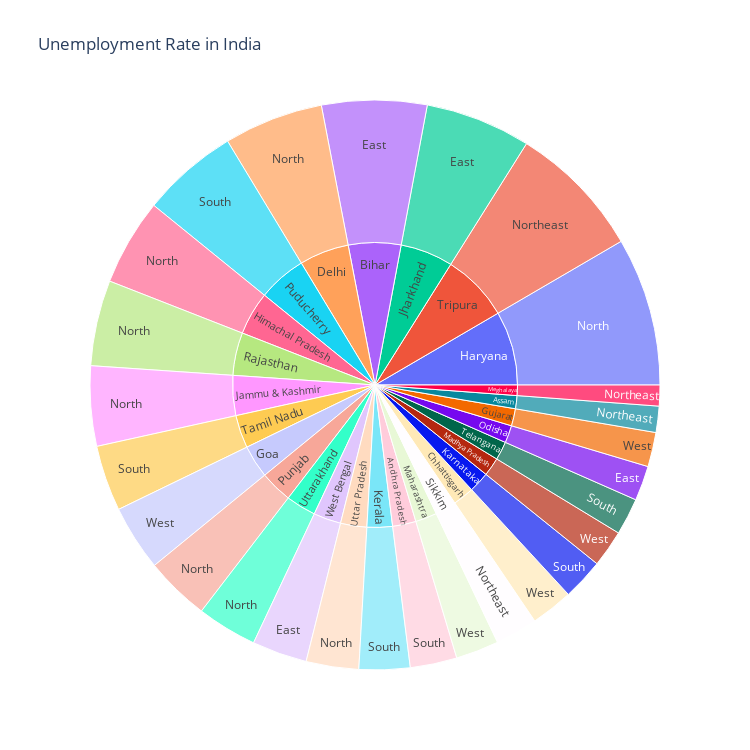

Notebook code cell kept with this figure:
### Code cell
unempRate = dataset[["States", "Region", "Estimated Unemployment Rate"]]
Rate_plot = px.sunburst(unempRate, path=["States", "Region"], 
                     values="Estimated Unemployment Rate", 
                     width=750, height=750, color_continuous_scale="RdY1Gn", 
                     title="Unemployment Rate in India")
Rate_plot.show()

### Figure 1 — Plotly figure (JSON) as saved in the notebook; plotly's stock layout.template omitted (floating-point values rounded to 4 significant figures)
{"data": [{"branchvalues": "total", "domain": {"x": [0, 1], "y": [0, 1]}, "hovertemplate": "labels=%{label}<br>Estimated Unemployment Rate=%{value}<br>parent=%{parent}<br>id=%{id}<extra></extra>", "ids": ["Bihar/East", "Jharkhand/East", "Odisha/East", "West Bengal/East", "Delhi/North", "Haryana/North", "Himachal Pradesh/North", "Jammu & Kashmir/North", "Punjab/North", "Rajasthan/North", "Uttar Pradesh/North", "Uttarakhand/North", "Assam/Northeast", "Meghalaya/Northeast", "Sikkim/Northeast", "Tripura/Northeast", "Andhra Pradesh/South", "Karnataka/South", "Kerala/South", "Puducherry/South", "Tamil Nadu/South", "Telangana/South", "Chhattisgarh/West", "Goa/West", "Gujarat/West", "Madhya Pradesh/West", "Maharashtra/West", "Andhra Pradesh", "Assam", "Bihar", "Chhattisgarh", "Delhi", "Goa", "Gujarat", "Haryana", "Himachal Pradesh", "Jammu & Kashmir", "Jharkhand", "Karnataka", "Kerala", "Madhya Pradesh", "Maharashtra", "Meghalaya", "Odisha", "Puducherry", "Punjab", "Rajasthan", "Sikkim", "Tamil Nadu", "Telangana", "Tripura", "Uttar Pradesh", "Uttarakhand", "West Bengal"], "labels": ["East", "East", "East", "East", "North", "North", "North", "North", "North", "North", "North", "North", "Northeast", "Northeast", "Northeast", "Northeast", "South", "South", "South", "South", "South", "South", "West", "West", "West", "West", "West", "Andhra Pradesh", "Assam", "Bihar", "Chhattisgarh", "Delhi", "Goa", "Gujarat", "Haryana", "Himachal Pradesh", "Jammu & Kashmir", "Jharkhand", "Karnataka", "Kerala", "Madhya Pradesh", "Maharashtra", "Meghalaya", "Odisha", "Puducherry", "Punjab", "Rajasthan", "Sikkim", "Tamil Nadu", "Telangana", "Tripura", "Uttar Pradesh", "Uttarakhand", "West Bengal"], "name": "", "parents": ["Bihar", "Jharkhand", "Odisha", "West Bengal", "Delhi", "Haryana", "Himachal Pradesh", "Jammu & Kashmir", "Punjab", "Rajasthan", "Uttar Pradesh", "Uttarakhand", "Assam", "Meghalaya", "Sikkim", "Tripura", "Andhra Pradesh", "Karnataka", "Kerala", "Puducherry", "Tamil Nadu", "Telangana", "Chhattisgarh", "Goa", "Gujarat", "Madhya Pradesh", "Maharashtra", "", "", "", "", "", "", "", "", "", "", "", "", "", "", "", "", "", "", "", "", "", "", "", "", "", "", ""], "type": "sunburst", "values": [194.7, 195.4, 64.62, 101.9, 184.1, 274.8, 160.7, 148.3, 119.8, 158.7, 97.37, 111.6, 48.56, 38.66, 78.34, 250.6, 86.64, 76.68, 94.34, 179.4, 121.9, 68.33, 78.19, 121.7, 63.76, 68.54, 79.79, 86.64, 48.56, 194.7, 78.19, 184.1, 121.7, 63.76, 274.8, 160.7, 148.3, 195.4, 76.68, 94.34, 68.54, 79.79, 38.66, 64.62, 179.4, 119.8, 158.7, 78.34, 121.9, 68.33, 250.6, 97.37, 111.6, 101.9]}], "layout": {"height": 750, "legend": {"tracegroupgap": 0}, "title": {"text": "Unemployment Rate in India"}, "width": 750}}
